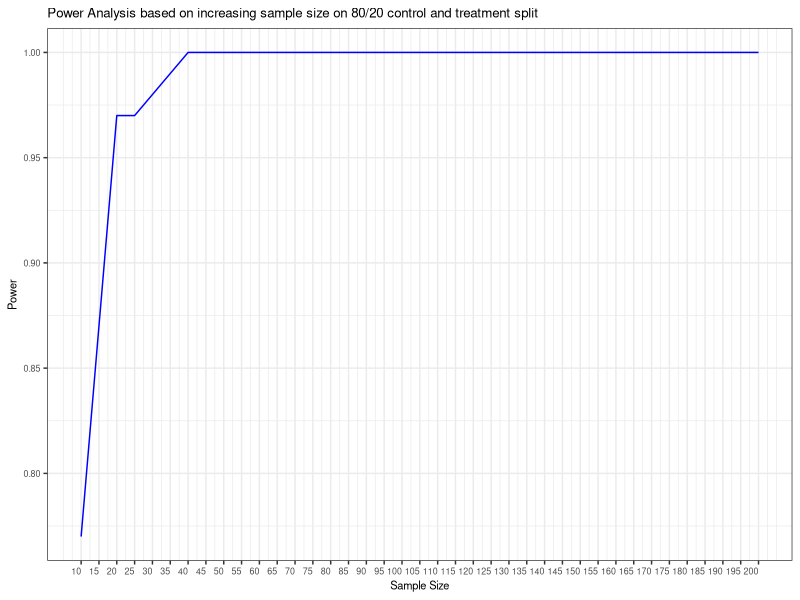
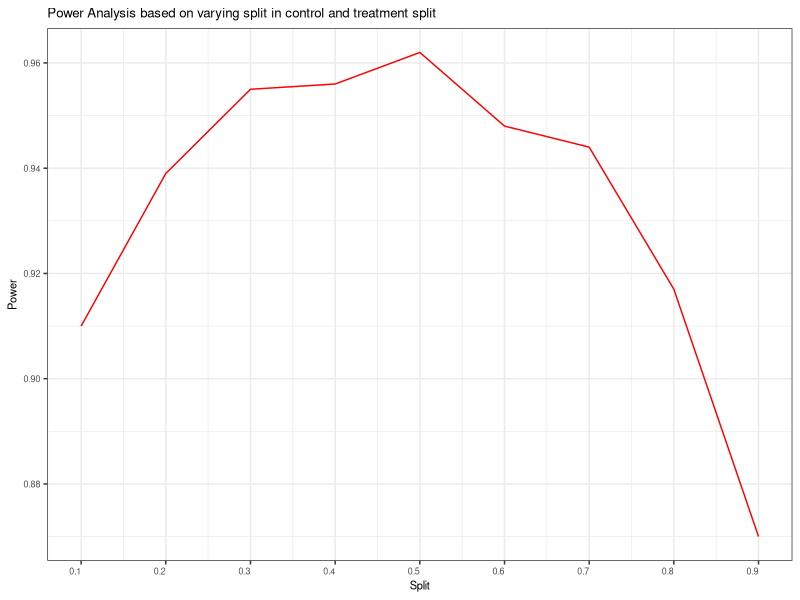

The R script that drew these images, in order:
## ---- chunk 1
knitr::opts_chunk$set(echo = TRUE)
## ---- chunk 2
library(data.table)
library(ggplot2)
library(sandwich)
library(lmtest)
library(ggplot2)
library(knitr)
library(tidyverse)
## ---- chunk 3
#There are two different aspects of power analysis.  One is to calculate the necessary sample size for a specified power as in Example 1.  The other aspect is to calculate the power when given a specific sample size as in Example 2.  Technically, power is the probability of rejecting the null hypothesis when the specific alternative hypothesis is true. 
data <- fread('./practice_data/power_analysis_data.csv')
data 
## ---- chunk 4
set.seed(123)
# Set Up Test function to return the P-Value
# Different sample sizes, 80/20 control and treatment split
sample_d <- function(data,num_subjects){
  d_treat = data[data$treament_control == 1]
  d_cont  = data[data$treament_control == 0]
  d_comb = rbind(d_treat[sample(nrow(d_treat), size = ceiling(num_subjects*.20), replace = TRUE), ],
                 d_cont[sample(nrow(d_cont), size = ceiling(num_subjects*.80), replace = TRUE), ])
  exp_data <- d_comb[, .(avg_score = sample(avg_score, num_subjects, replace = TRUE)), by = treament_control]
  t_test <- exp_data[, t.test(avg_score ~ treament_control)]
  return(t_test$p.value)
}

percentages_to_sample <- c()
num_sample            <- c()
sample_power          <- c()
for(size in seq(from=10, to=200, by=5)) {
  num_sample     <- c(num_sample, size)
  p_values       <- replicate(100, sample_d(data,size))
  power          <- mean(p_values < 0.05)
  sample_power   <- c(sample_power, power)
}

#total number of pvalues
length(num_sample)
length(sample_power)
ggplot() + aes(x=num_sample, y=sample_power) +
  labs( x = "Sample Size", y = "Power", title ="Power Analysis based on increasing sample size on 80/20 control and treatment split") +
  geom_line(color = 'blue') + 
  theme_bw() + # has to be before axis text manipulations because disables their effect otherwise
  theme(axis.text.x = element_text(angle = 0, hjust=1),text = element_text(size=8))+
  scale_x_continuous("Sample Size", labels = as.character(num_sample), breaks = num_sample)
## ---- chunk 5
set.seed(123)
# Set Up Test function to return the P-Value
# Same sample sizes, different control and treatment split
sample_d_split <- function(data,num_subjects,split){
  d_treat = data[data$treament_control == 1]
  d_cont  = data[data$treament_control == 0]
  d_comb = rbind(d_treat[sample(nrow(d_treat), size = ceiling(num_subjects*split), replace = TRUE), ],
                 d_cont[sample(nrow(d_cont), size = ceiling(num_subjects*(1-split)), replace = TRUE), ])
  exp_data <- d_comb[, .(avg_score = sample(avg_score, num_subjects, replace = TRUE)), by = treament_control]
  t_test <- exp_data[, t.test(avg_score ~ treament_control)]
  return(t_test$p.value)
}

percentages_to_sample_v2 <- c()
num_split_v2             <- c()
sample_power_v2          <- c()
for(split in seq(from=0.1, to=0.9, by=0.1)) {
  num_split_v2      <- c(num_split_v2, split)
  p_values_v2       <- replicate(1000, sample_d_split(data,20,split))
  power_v2          <- mean(p_values_v2 < 0.05)
  sample_power_v2   <- c(sample_power_v2, power_v2)
}

#total number of pvalues
length(num_split_v2)
length(sample_power_v2)

ggplot() + aes(x=num_split_v2, y=sample_power_v2) +
  labs( x = "Control / Treatment Split", y = "Power", title ="Power Analysis based on varying split in control and treatment split") +
  geom_line(color = 'red') + 
  theme_bw() + # has to be before axis text manipulations because disables their effect otherwise
  theme(axis.text.x = element_text(angle = 0, hjust=1),text = element_text(size=8))+
  scale_x_continuous("Split", labels = as.character(num_split_v2), breaks = num_split_v2)
